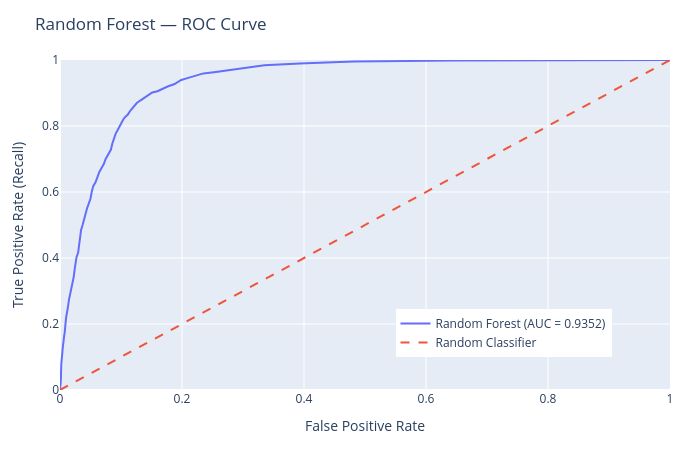

This figure's notebook cell:
### Code cell
from sklearn.metrics import roc_curve

# Calculate ROC curve values
rf_fpr, rf_tpr, rf_thresholds = roc_curve(
    y_test,
    y_prob_rf
)

# Create interactive ROC curve
fig = go.Figure()

fig.add_trace(
    go.Scatter(
        x=rf_fpr,
        y=rf_tpr,
        mode="lines",
        name=f"Random Forest (AUC = {rf_roc_auc:.4f})",
        hovertemplate=(
            "False Positive Rate: %{x:.4f}<br>"
            "True Positive Rate: %{y:.4f}"
            "<extra></extra>"
        )
    )
)

# Random classifier reference line
fig.add_trace(
    go.Scatter(
        x=[0, 1],
        y=[0, 1],
        mode="lines",
        name="Random Classifier",
        line=dict(dash="dash")
    )
)

fig.update_layout(
    title="Random Forest — ROC Curve",
    xaxis_title="False Positive Rate",
    yaxis_title="True Positive Rate (Recall)",
    xaxis=dict(range=[0, 1]),
    yaxis=dict(range=[0, 1]),
    width=700,
    height=450,
    margin=dict(l=60, r=30, t=60, b=60),
    legend=dict(
        x=0.55,
        y=0.10
    )
)

fig.show()

print(f"Random Forest ROC-AUC: {rf_roc_auc:.4f}")

### Figure 1 — Plotly figure (JSON) as saved in the notebook; plotly's stock layout.template omitted (floating-point values rounded to 4 significant figures)
{"data": [{"hovertemplate": "False Positive Rate: %{x:.4f}<br>True Positive Rate: %{y:.4f}<extra></extra>", "mode": "lines", "name": "Random Forest (AUC = 0.9352)", "type": "scatter", "x": [0, 0, 0, 0.0001252, 0.0001252, 0.0003757, 0.0006262, 0.0008766, 0.001002, 0.001252, 0.001252, 0.001503, 0.001628, 0.001628, 0.001628, 0.001753, 0.002004, 0.002129, 0.002505, 0.00288, 0.003256, 0.003632, 0.004508, 0.004884, 0.00551, 0.005761, 0.007013, 0.007639, 0.00814, 0.009017, 0.009894, 0.0109, 0.01152, 0.01302, 0.01465, 0.01565, 0.01641, 0.01866, 0.02091, 0.02254, 0.02405, 0.0253, 0.02705, 0.02968, 0.03093, 0.03331, 0.03456, 0.03707, 0.0392, 0.04108, 0.04458, 0.04759, 0.04997, 0.0521, 0.0546, 0.05823, 0.06187, 0.0645, 0.06788, 0.07201, 0.07464, 0.07952, 0.08353, 0.08591, 0.08829, 0.0913, 0.09393, 0.09731, 0.1019, 0.1052, 0.1112, 0.1155, 0.12, 0.1259, 0.1315, 0.1373, 0.1446, 0.1513, 0.1598, 0.1669, 0.1765, 0.1877, 0.1987, 0.2089, 0.2212, 0.2351, 0.2523, 0.2744, 0.3014, 0.335, 0.3932, 0.481, 0.643, 1], "y": [0, 0.0009452, 0.002836, 0.004726, 0.007561, 0.01134, 0.01607, 0.0189, 0.01985, 0.02363, 0.02647, 0.03497, 0.04064, 0.04915, 0.06049, 0.06616, 0.07467, 0.0794, 0.08696, 0.1021, 0.1106, 0.1219, 0.1304, 0.1352, 0.1427, 0.1569, 0.1673, 0.173, 0.19, 0.2032, 0.2183, 0.2287, 0.2401, 0.2514, 0.2732, 0.2817, 0.294, 0.3129, 0.3261, 0.3431, 0.3658, 0.3837, 0.4026, 0.4159, 0.4319, 0.4612, 0.4849, 0.5, 0.5189, 0.5284, 0.552, 0.5643, 0.5794, 0.6011, 0.6181, 0.6295, 0.6484, 0.6607, 0.672, 0.6853, 0.6994, 0.7136, 0.7287, 0.7476, 0.7637, 0.7769, 0.7854, 0.7996, 0.8138, 0.8242, 0.8346, 0.8469, 0.8563, 0.8696, 0.8771, 0.8847, 0.8922, 0.9017, 0.9055, 0.9121, 0.9197, 0.9272, 0.9395, 0.9452, 0.9527, 0.9594, 0.9631, 0.9688, 0.9735, 0.9839, 0.9896, 0.9953, 0.9981, 1]}, {"line": {"dash": "dash"}, "mode": "lines", "name": "Random Classifier", "type": "scatter", "x": [0, 1], "y": [0, 1]}], "layout": {"height": 450, "legend": {"x": 0.55, "y": 0.1}, "margin": {"b": 60, "l": 60, "r": 30, "t": 60}, "title": {"text": "Random Forest — ROC Curve"}, "width": 700, "xaxis": {"range": [0, 1], "title": {"text": "False Positive Rate"}}, "yaxis": {"range": [0, 1], "title": {"text": "True Positive Rate (Recall)"}}}}
